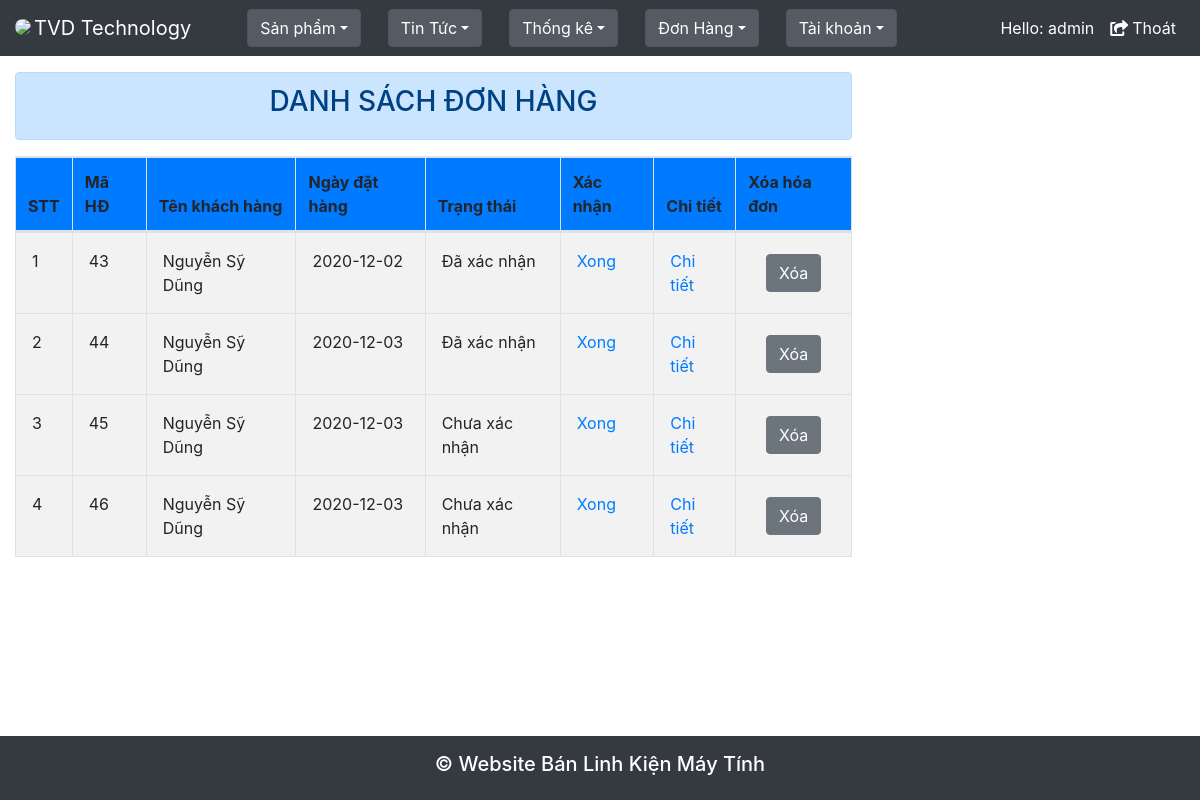
Page /Admin/index.php?nc=thongke (signed in) on the committed database.
### tables this page shows
CREATE TABLE `tbl_hoadon` (
  `MaHD` int(11) NOT NULL,
  `IDKH` int(11) NOT NULL,
  `HoTen` varchar(50) NOT NULL,
  `SDT` varchar(12) NOT NULL,
  `Email` varchar(100) NOT NULL,
  `DiaChiNhan` varchar(100) NOT NULL,
  `NgayDatHang` date NOT NULL,
  `TrangThai` int(11) NOT NULL
);

### Admin/chuc_nang/quanli_donhang/fr_ThongKeDH.php (the view, shortened to what this page needs)
<!DOCTYPE html>
<html>
<head>
    <link href="css/bootstrap.min.css" rel="stylesheet" />
    <link href="css/dataTables.bootstrap.min.css" rel="stylesheet" />
</head>
<body>
<div class="alert alert-primary mt-3 text-center" role="alert">
    <h3>DANH SÁCH ĐƠN HÀNG</h3>
</div>
    <table id="example" class="table table-striped table-bordered" cellspacing="0">
        <thead>
            <tr class="bg-primary">
                <th>STT</th>
                <th>Mã HĐ</th>
                <th>Tên khách hàng</th>
                <th>Ngày đặt hàng</th>
                <th>Trạng thái</th>
                <th>Xác nhận</th>
                <th>Chi tiết</th>
                <th>Xóa hóa đơn</th>
            </tr>
        </thead>
        <body>
        <?php
                require("../connect/connect.php");
                $sql="select * from tbl_hoadon";
                $query = mysqli_query($con,$sql);
                $i=1;
                    while ($row = mysqli_fetch_assoc($query)){?>
                    <tr>
                        <td class='p-3'><?php echo $i;?></td>
                        <td class='p-3'><?php echo $row ['MaHD'];?></td>
                        <td class='p-3'><?php echo $row ['HoTen'];?></td>
                        <td class='p-3'><?php echo $row ['NgayDatHang'];?></td>
                        <td class='p-3'>
                            <?php
                                if($row ['TrangThai'] == 0){
                                    echo "Chưa xác nhận";
                                }if($row ['TrangThai'] == 1){
                                    echo "Đã xác nhận";
                                }if($row ['TrangThai'] == 2){
                                    echo "Đang giao hàng";
                                }if($row ['TrangThai'] == 3){
                                    echo "Đã gửi";
                                }if($row ['TrangThai'] == 4){
                                    echo "Hoàn tất";
                                }if($row ['TrangThai'] == 5){
                                    echo "Đã hủy";
                                }
                            ?>
                        </td>
                        <td class='p-3'><a href="index.php?nc=xacnhan&mahd=<?php echo $row['MaHD'];?>">Xong</a></td>
                        <td class='p-3'><a href="index.php?nc=chitietdh&mahd=<?php echo $row['MaHD'];?>">Chi tiết</a></td>
                        <td style="vertical-align: middle; text-align: center;">
                            <a onclick="return confirm('Bạn có chắc là muốn xóa hóa đơn này không?');"  href="index.php?nc=thongke&action=delete&id=<?php echo $row['MaHD']; ?>">
                                <button class="btn btn-secondary">Xóa</button>
                            </a>
                    <tr>
                    <?php
                    $i++;
                }
        ?>
        </body>
    </table>
</body>
</html>

### rows in the picture
tbl_hoadon: MaHD "43", HoTen "Nguyễn Sỹ Dũng", NgayDatHang "2020-12-02", TrangThai "Đã xác nhận"
tbl_hoadon: MaHD "44", HoTen "Nguyễn Sỹ Dũng", NgayDatHang "2020-12-03", TrangThai "Đã xác nhận"
tbl_hoadon: MaHD "45", HoTen "Nguyễn Sỹ Dũng", NgayDatHang "2020-12-03", TrangThai "Chưa xác nhận"
tbl_hoadon: MaHD "46", HoTen "Nguyễn Sỹ Dũng", NgayDatHang "2020-12-03", TrangThai "Chưa xác nhận"

### other values in the picture
$_SESSION['tendnadmin'] "admin"
